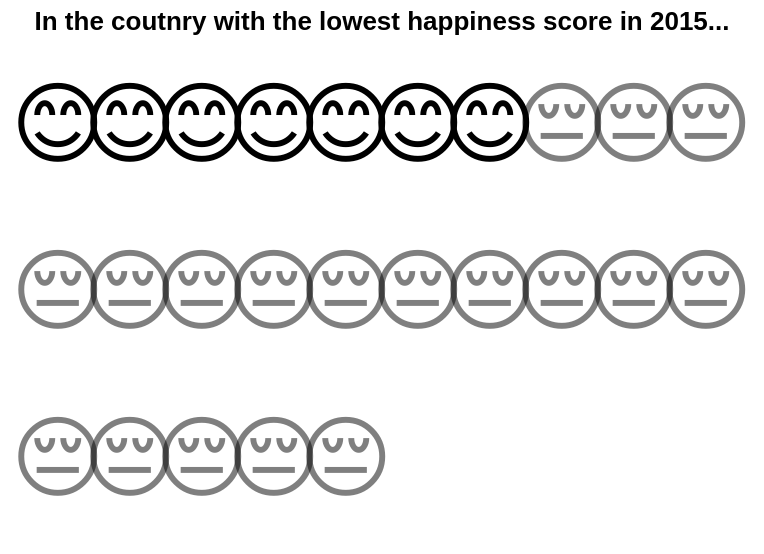

Write the Vega-Lite specification saved for this chart.
### Vega-Lite specification from a JSON file in a GitHub repository (floating-point values rounded to 4 significant figures)
{"$schema": "https://vega.github.io/schema/vega-lite/v4.json", "config": {"view": {"stroke": ""}}, "title": "In the coutnry with the lowest happiness score in 2015...", "width": 360, "height": 250, "data": {"values": [{"id": 1, "face": "smile"}, {"id": 2, "face": "smile"}, {"id": 3, "face": "smile"}, {"id": 4, "face": "smile"}, {"id": 5, "face": "smile"}, {"id": 6, "face": "smile"}, {"id": 7, "face": "smile"}, {"id": 8, "face": "frown"}, {"id": 9, "face": "frown"}, {"id": 10, "face": "frown"}, {"id": 11, "face": "frown"}, {"id": 12, "face": "frown"}, {"id": 13, "face": "frown"}, {"id": 14, "face": "frown"}, {"id": 15, "face": "frown"}, {"id": 16, "face": "frown"}, {"id": 17, "face": "frown"}, {"id": 18, "face": "frown"}, {"id": 19, "face": "frown"}, {"id": 20, "face": "frown"}, {"id": 21, "face": "frown"}, {"id": 22, "face": "frown"}, {"id": 23, "face": "frown"}, {"id": 24, "face": "frown"}, {"id": 25, "face": "frown"}]}, "transform": [{"calculate": "{'smile': '😊', 'frown': '😔'}[datum.face]", "as": "emoji"}, {"calculate": "ceil (datum.id/10)", "as": "col"}, {"calculate": "datum.id - datum.col*10", "as": "row"}], "mark": {"type": "text", "baseline": "middle"}, "encoding": {"x": {"field": "row", "type": "ordinal", "axis": null}, "y": {"field": "col", "type": "ordinal", "axis": null}, "text": {"field": "emoji", "type": "nominal"}, "size": {"value": 45}, "strokeWidth": {"value": 3.0}, "fillOpacity": {"condition": {"test": "datum.face=='smile'", "value": 1}, "value": 0.5}}}
